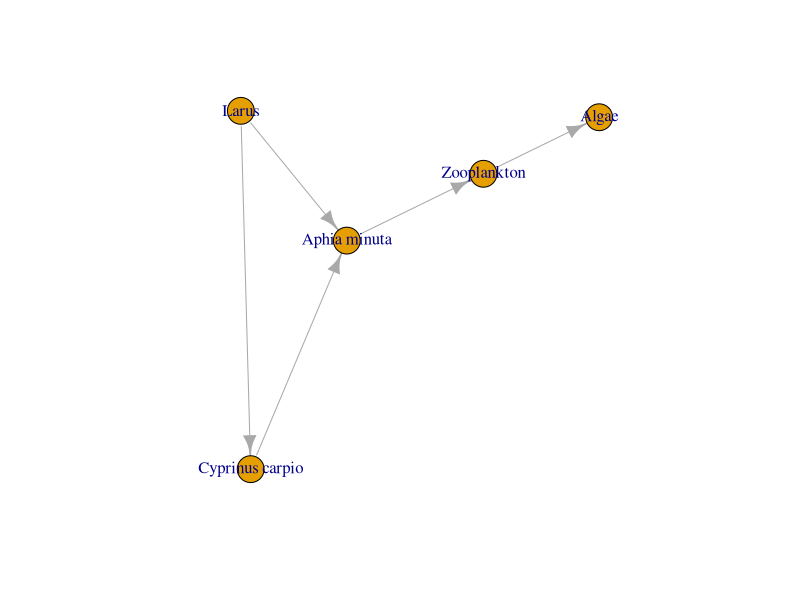
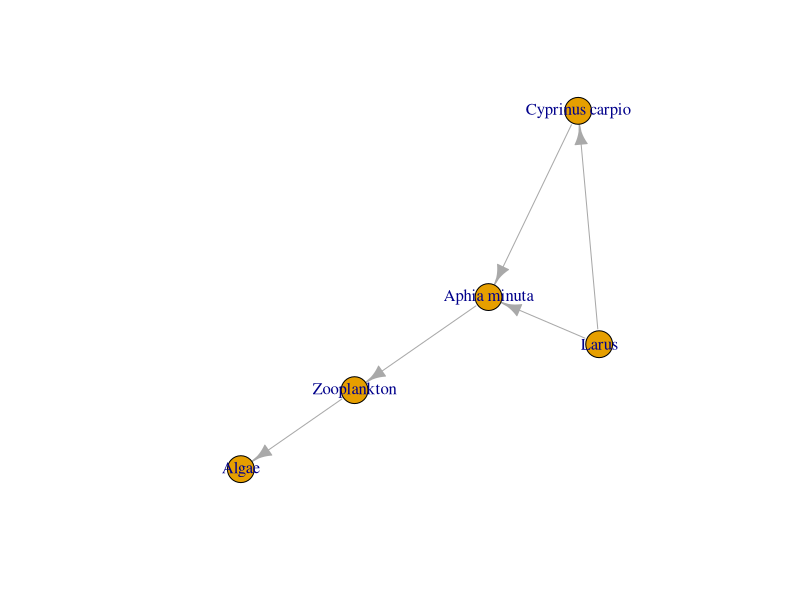

Reproduce these figures in R, in order.
# Code to develop graphs from species as nodes
install.packages("igraph")

library(igraph)


# *** The nodes (same names as in the interactions)
species <- c("Algae", "Zooplankton", "Aphia minuta", "Cyprinus carpio", "Larus")

# The interactions
predator <- c("Zooplankton", "Aphia minuta", "Cyprinus carpio", "Larus", "Larus")
prey <- c("Algae", "Zooplankton", "Aphia minuta", "Aphia minuta", "Cyprinus carpio")

# Dataframe with predators and preys
interactions <- data.frame(predator, prey)

# *** Building the graph 
graph <- graph_from_data_frame(interactions, vertices = data.frame(name = species))
plot(graph)

# The graph will maintain the same interactions but with a different representation!!
# The seed !!
set.seed(42)
graph <- graph_from_data_frame(interactions, vertices = data.frame(name = species))
plot(graph)


# install_github("accountname/nameofthepackage")
# R alternative are : remotes, devtools available in R
